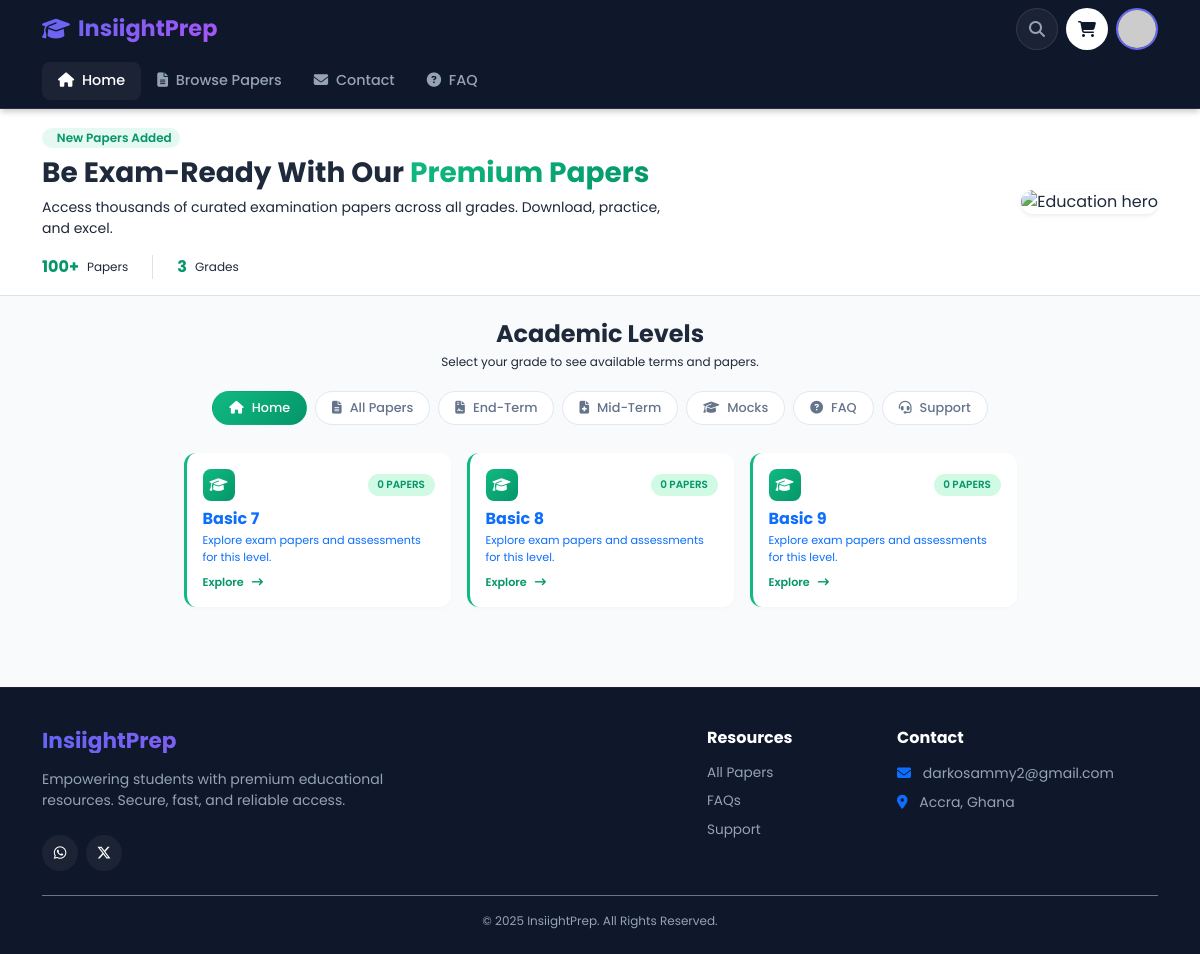
The app's page / (signed in), older data.
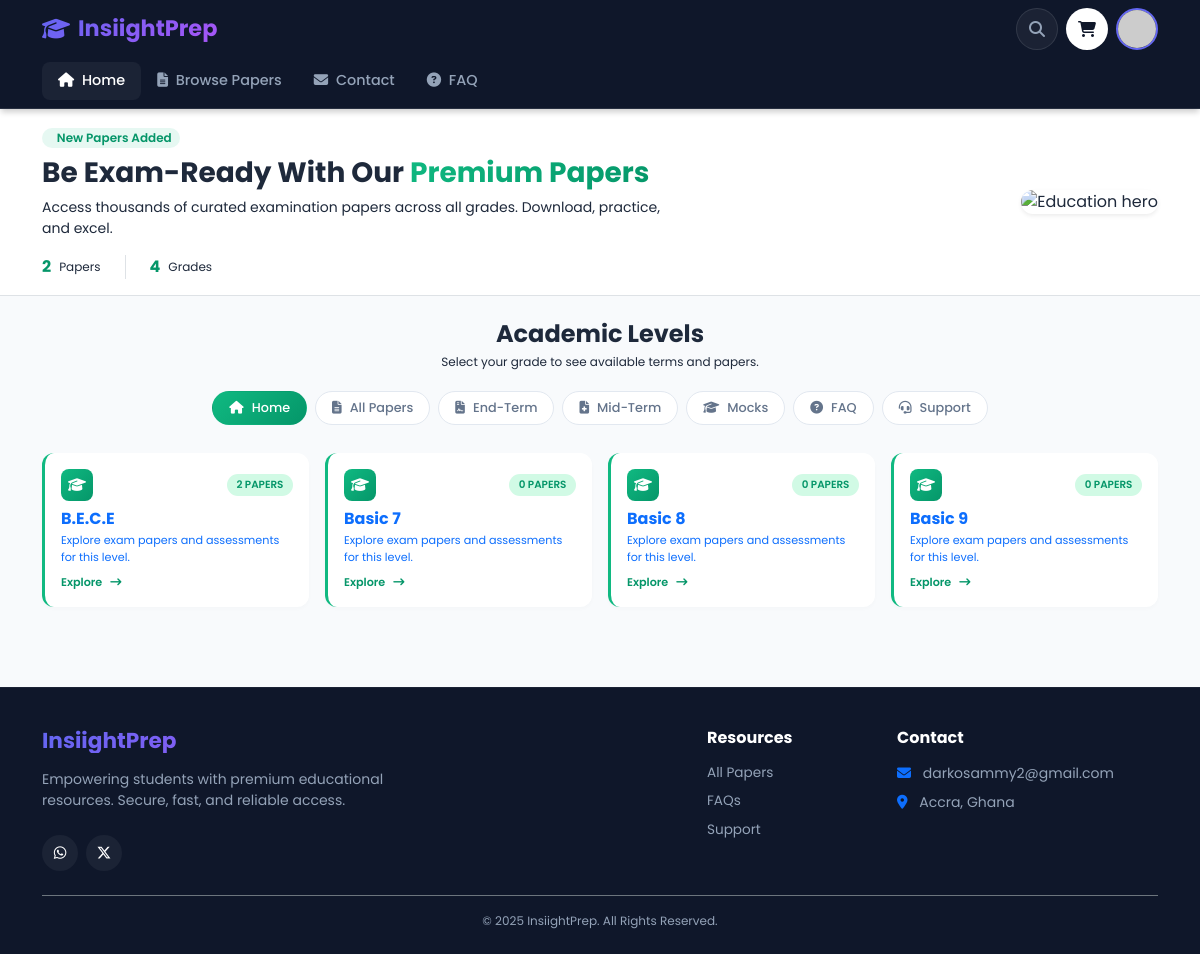
The same page, newer data.
### shop/models.py (models this page shows, shortened)
class Classes(models.Model):
    name = models.CharField(max_length=100, help_text="e.g., JHS 1, Basic 7")
    slug = models.SlugField(max_length=100, unique=True)
    description = models.TextField(blank=True)
    class Meta:
        verbose_name = 'Class (Grade)'
        verbose_name_plural = 'Classes (Grades)'
        ordering = ('name',)
    def get_paper_count(self):
        return self.papers.count()

### shop/views.py (the view)
# urls.py: path('', views.class_list, name='class_list'),
def class_list(request):
    return render(request, 'shop/class_list.html', {
        'classes': Classes.objects.all(),
        'total_papers': QuestionPaper.objects.filter(is_available=True).count(),
        'total_downloads': DownloadHistory.objects.count(),
    })

### shop/cart.py (called while the page is built)
    def __len__(self):
        return sum(item['quantity'] for item in self.cart.values())

### shop/context_processors.py (called while the page is built)
def current_year(request):
    return {
        'current_year': timezone.now().year
    }

def cart(request):
    return {'cart': Cart(request)}

### shop/templates/shop/class_list.html (shortened to what the changed rows need)
{% extends 'base.html' %}
{% load static %}
{% block content %}
<div class="bg-white border-bottom mb-4 py-3">
    <div class="container">
        <div class="row align-items-center g-4">
            <div class="col-lg-7 animate__animated animate__fadeInLeft">
                <h1 class="h3 fw-bold mb-2">
                    Be Exam-Ready With Our <span class="text-emerald-gradient">Premium Papers</span>
                </h1>
                <div class="d-flex align-items-center gap-4 mt-2">
                    <div class="d-flex align-items-center">
                        <div class="fw-bold text-emerald me-2">{{ total_papers|default:"100+" }}</div>
                        <div class="x-small text-slate-400">Papers</div>
                    </div>
                    <div class="d-flex align-items-center border-start ps-4">
                        <div class="fw-bold text-emerald me-2">{{ classes|length }}</div>
                        <div class="x-small text-slate-400">Grades</div>
                    </div>
                </div>
            </div>
        </div>
    </div>
</div>
<div class="container" id="browse-levels">
    <div class="text-center mb-4">
        <h2 class="fw-bold mb-1 h4">Academic Levels</h2>
    </div>
    <div class="row g-3 mb-5 row-cols-1 row-cols-sm-2 row-cols-md-3 row-cols-xl-4 justify-content-center">
        {% for class_obj in classes %}
            <div class="col animate__animated animate__fadeInUp" style="animation-delay: {{ forloop.counter0|add:1 }}00ms">
                <a href="{% url 'shop:term_list' class_obj.slug %}" class="text-decoration-none group">
                    <div class="modern-card compact-card h-100 card-emerald">
                        <div class="d-flex align-items-center justify-content-between mb-2 position-relative">
                            <div class="icon-box-emerald">
                                <i class="fas fa-graduation-cap"></i>
                            </div>
                            <span class="paper-badge-emerald">
                                {{ class_obj.get_paper_count }} papers
                            </span>
                        </div>
                        <h6 class="fw-bold text-slate-800 mb-1 group-hover:text-emerald transition-colors position-relative">
                            {{ class_obj.name }}
                        </h6>
                        <p class="text-slate-500 xx-small mb-2 flex-grow-1 position-relative">
                            {{ class_obj.description|default:"Explore exam papers and assessments for this level."|truncatechars:60 }}
                        </p>
                        <div class="d-flex align-items-center text-emerald fw-semibold xx-small position-relative">
                            Explore <i class="fas fa-arrow-right-long ms-2"></i>
                        </div>
                    </div>
                </a>
            </div>
        {% endfor %}
    </div>
</div>
{% endblock %}

Row changes from the older to the newer data that the page shows:
added Classes: get_paper_count "2", name "B.E.C.E", description "Explore exam papers and assessments for this level."
Text that changed along with them:
{{ total_papers|default:"100+" }}: "100+" → "2"
{{ classes|length }}: "3" → "4"
